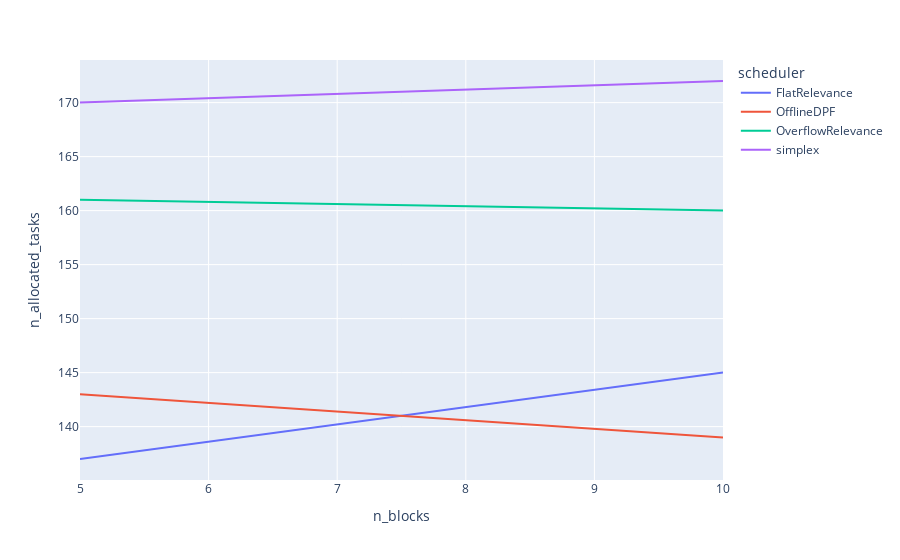

Here is the notebook cell this chart was saved with:
### Code cell
px.line(df.query("n_laplace == 100 and n_gaussian == 100 and n_SubsampledGaussian == 100").sort_values(["n_blocks", "scheduler"]), x="n_blocks", y="n_allocated_tasks", color="scheduler")

### Figure 1 — Plotly figure (JSON) as saved in the notebook; plotly's stock layout.template omitted (floating-point values rounded to 4 significant figures)
{"data": [{"hovertemplate": "scheduler=FlatRelevance<br>n_blocks=%{x}<br>n_allocated_tasks=%{y}<extra></extra>", "legendgroup": "FlatRelevance", "line": {"color": "#636efa", "dash": "solid"}, "marker": {"symbol": "circle"}, "mode": "lines", "name": "FlatRelevance", "orientation": "v", "showlegend": true, "type": "scatter", "x": [5, 10], "xaxis": "x", "y": [137, 145], "yaxis": "y"}, {"hovertemplate": "scheduler=OfflineDPF<br>n_blocks=%{x}<br>n_allocated_tasks=%{y}<extra></extra>", "legendgroup": "OfflineDPF", "line": {"color": "#EF553B", "dash": "solid"}, "marker": {"symbol": "circle"}, "mode": "lines", "name": "OfflineDPF", "orientation": "v", "showlegend": true, "type": "scatter", "x": [5, 10], "xaxis": "x", "y": [143, 139], "yaxis": "y"}, {"hovertemplate": "scheduler=OverflowRelevance<br>n_blocks=%{x}<br>n_allocated_tasks=%{y}<extra></extra>", "legendgroup": "OverflowRelevance", "line": {"color": "#00cc96", "dash": "solid"}, "marker": {"symbol": "circle"}, "mode": "lines", "name": "OverflowRelevance", "orientation": "v", "showlegend": true, "type": "scatter", "x": [5, 10], "xaxis": "x", "y": [161, 160], "yaxis": "y"}, {"hovertemplate": "scheduler=simplex<br>n_blocks=%{x}<br>n_allocated_tasks=%{y}<extra></extra>", "legendgroup": "simplex", "line": {"color": "#ab63fa", "dash": "solid"}, "marker": {"symbol": "circle"}, "mode": "lines", "name": "simplex", "orientation": "v", "showlegend": true, "type": "scatter", "x": [5, 10], "xaxis": "x", "y": [170, 172], "yaxis": "y"}], "layout": {"autosize": true, "legend": {"title": {"text": "scheduler"}, "tracegroupgap": 0}, "margin": {"t": 60}, "xaxis": {"anchor": "y", "autorange": true, "domain": [0, 1], "range": [5, 10], "title": {"text": "n_blocks"}, "type": "linear"}, "yaxis": {"anchor": "x", "autorange": true, "domain": [0, 1], "range": [135.1, 173.9], "title": {"text": "n_allocated_tasks"}, "type": "linear"}}}
